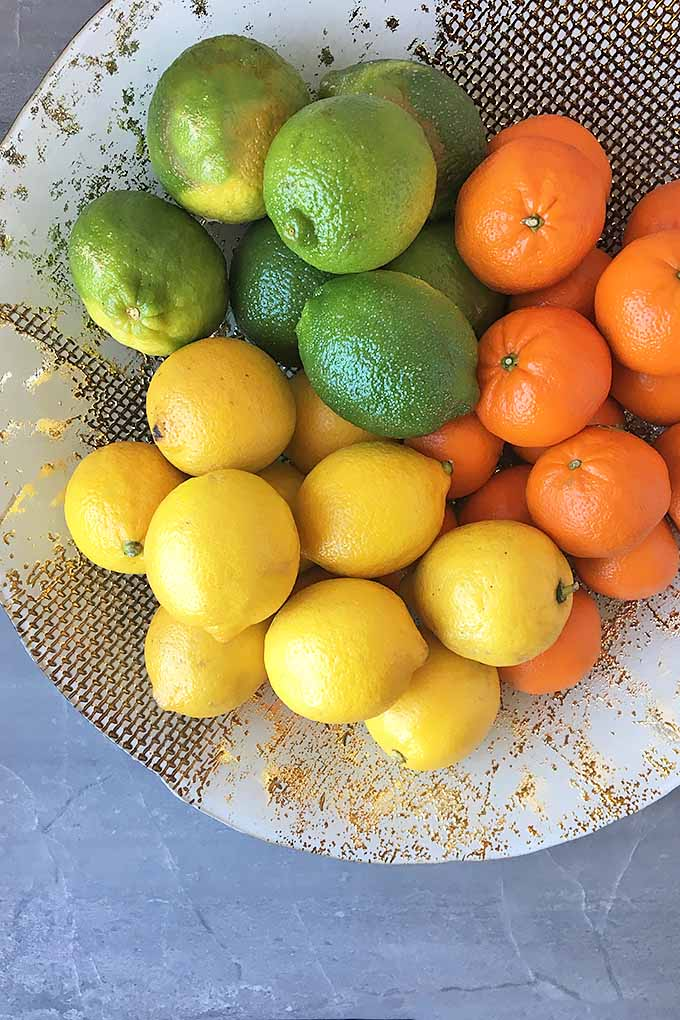
#> input picture media/citrus.png, 680 x 1020 px
$ python detect_orange.py
#> lines starting #> are read from the running program, lines starting #| are printed output that depends on the picture; after the words box and inside, x2 and y2 are one past the last pixel; in counts of white or black regions, pixels touching at a corner belong together
import cv2 as cv
import numpy as np

img = cv.imread("media/citrus.png")
#> img is the input picture: shape (1020, 680, 3); mean B, G, R 110.8, 147.6, 164
gray = cv.cvtColor(img, cv.COLOR_BGR2GRAY)
hsv = cv.cvtColor(img, cv.COLOR_BGR2HSV)
#> hsv: shape (1020, 680, 3); mean H, S, V 50.8, 120.5, 181

h, s, v = cv.split(hsv)
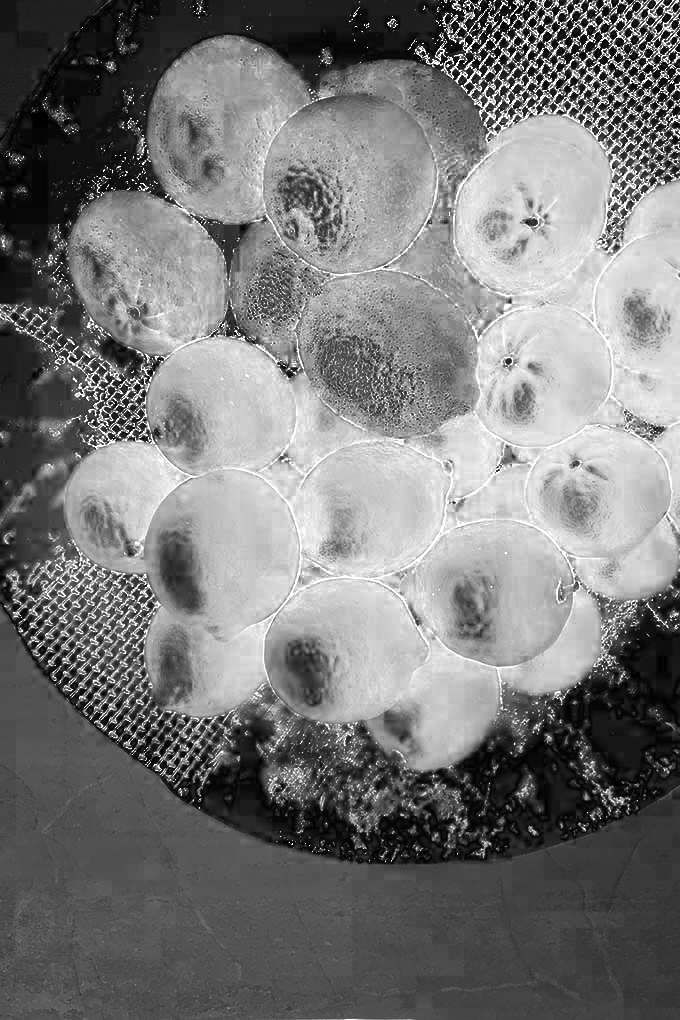
#> s: shape (1020, 680); min 0, max 255, mean 120.5
h = (h + 45) % 180  # Turns (255, 128, 0) to (0, 255, 0)
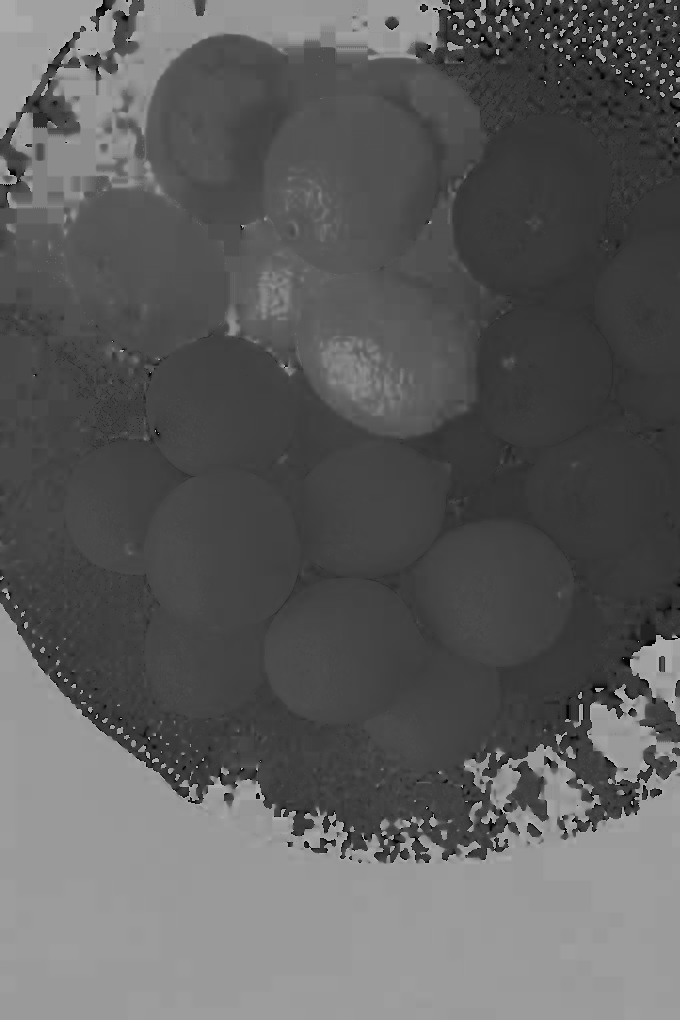
#> h: shape (1020, 680); min 0, max 179, mean 93.2

hsv_new = cv.merge([h, s, v])
#> hsv_new: shape (1020, 680, 3); mean H, S, V 93.2, 120.5, 181
out = cv.cvtColor(hsv_new, cv.COLOR_HSV2BGR)
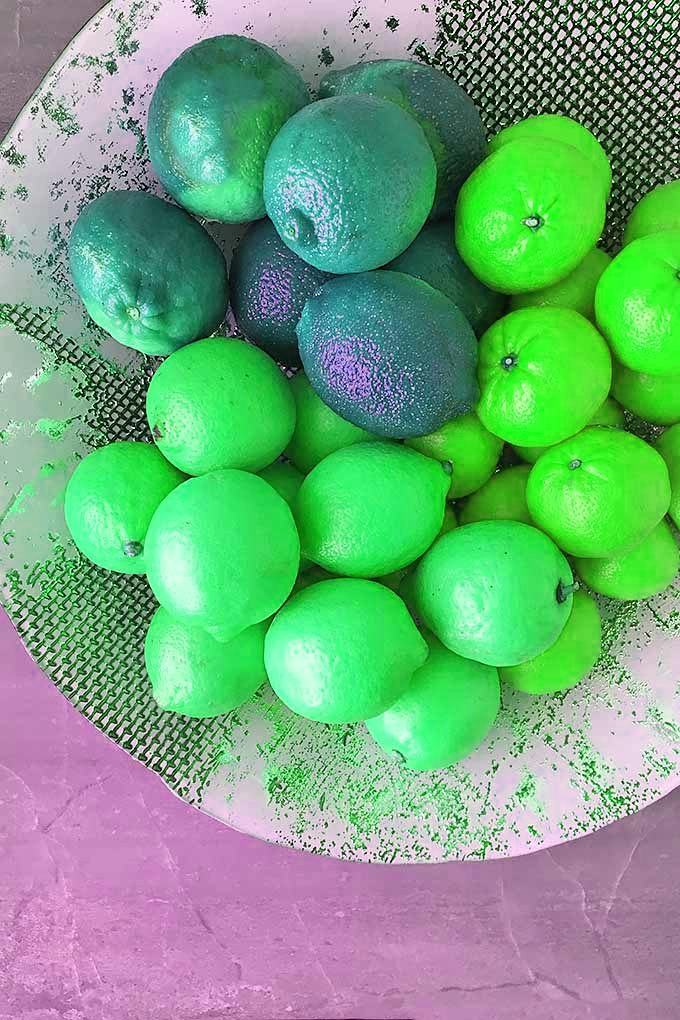
#> out: shape (1020, 680, 3); mean B, G, R 125.3, 166.8, 113.7

b, g, r = cv.split(out)
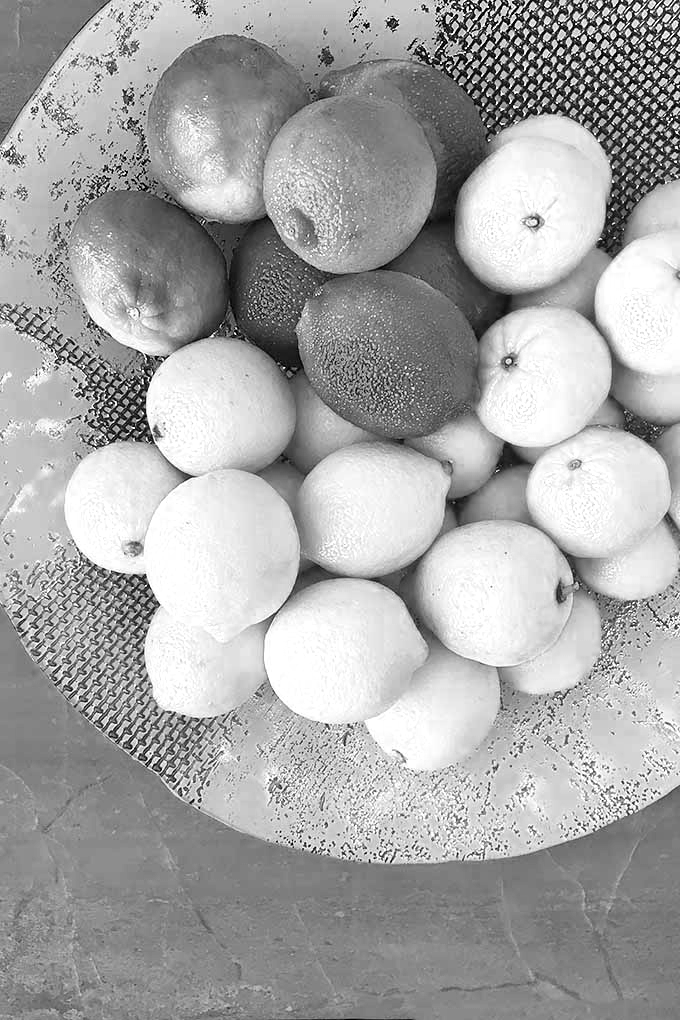
#> g: shape (1020, 680); min 0, max 255, mean 166.8
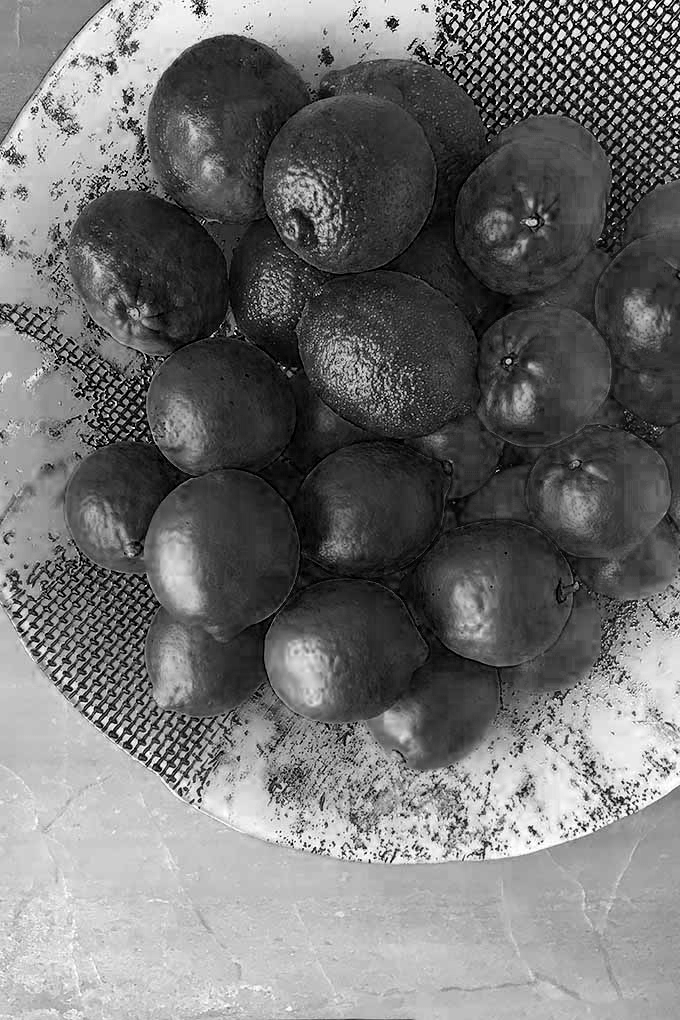
#> r: shape (1020, 680); min 0, max 255, mean 113.7
_, orange_thresh = cv.threshold(g, 245, 255, cv.THRESH_BINARY)
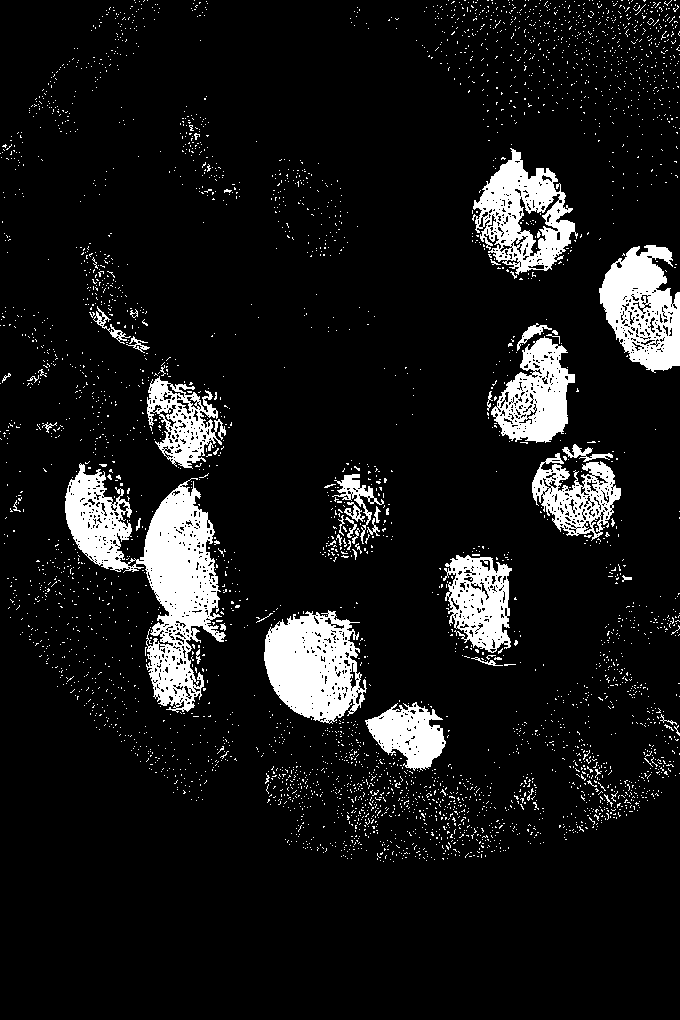
#> orange_thresh: shape (1020, 680); 9.5% white; 3932 white regions (3878 under 20 px), largest, box (x1, y1, x2, y2) and area: (65, 463, 226, 713) 14674, (264, 610, 367, 724) 7838, (599, 245, 680, 373) 6461

cv.imshow("Orange areas", orange_thresh)

cv.waitKey(0)
cv.destroyAllWindows()

$ run again, with media/ammar.png copied over media/citrus.png
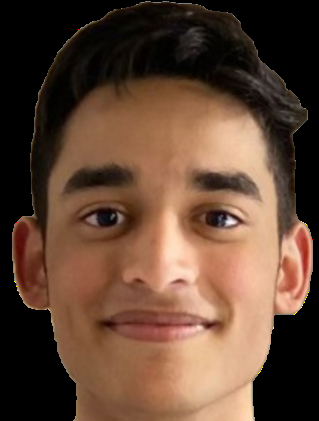
#> input picture media/ammar.png, 319 x 421 px
#> img is the input picture: shape (421, 319, 3); mean B, G, R 52.7, 69.6, 97.3
#> hsv: shape (421, 319, 3); mean H, S, V 10.1, 93.6, 97.3
#> hsv_new: shape (421, 319, 3); mean H, S, V 53.7, 93.6, 97.3
#> `b, g, r = cv.split(out)`:
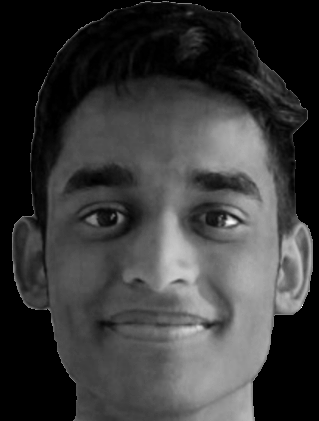
#> r: shape (421, 319); min 0, max 255, mean 57.8
#> `_, orange_thresh = cv.threshold(g, 245, 255, cv.THRESH_BINARY)`:
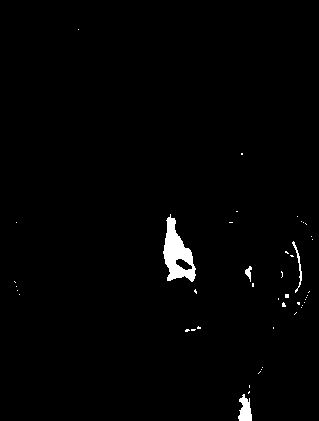
#> orange_thresh: shape (421, 319); 1.3% white; 45 white regions (41 under 20 px), largest, box (x1, y1, x2, y2) and area: (163, 214, 196, 282) 1133, (238, 394, 252, 421) 253, (292, 241, 302, 293) 106, (245, 266, 252, 282) 56

$ run again, with media/fruits.png copied over media/citrus.png
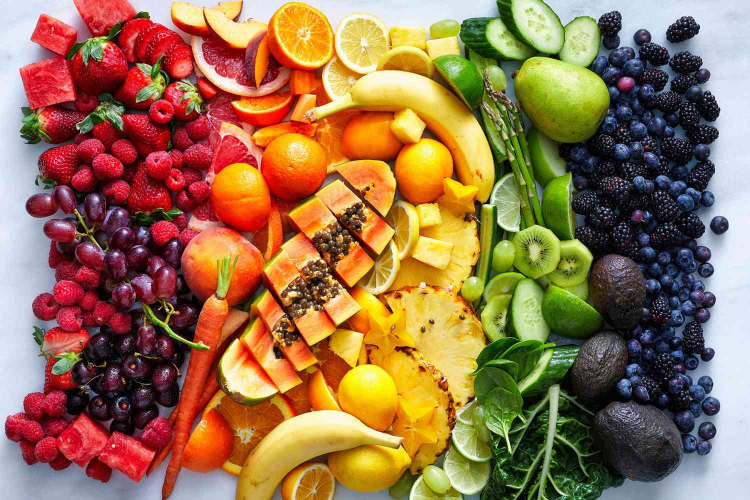
#> input picture media/fruits.png, 1500 x 1000 px (shown at 1/2 size)
#> img is the input picture: shape (1000, 1500, 3); mean B, G, R 77.9, 114, 150.5
#> hsv: shape (1000, 1500, 3); mean H, S, V 70.7, 153.8, 161.9
#> hsv_new: shape (1000, 1500, 3); mean H, S, V 86.5, 153.8, 161.9
#> `b, g, r = cv.split(out)`:
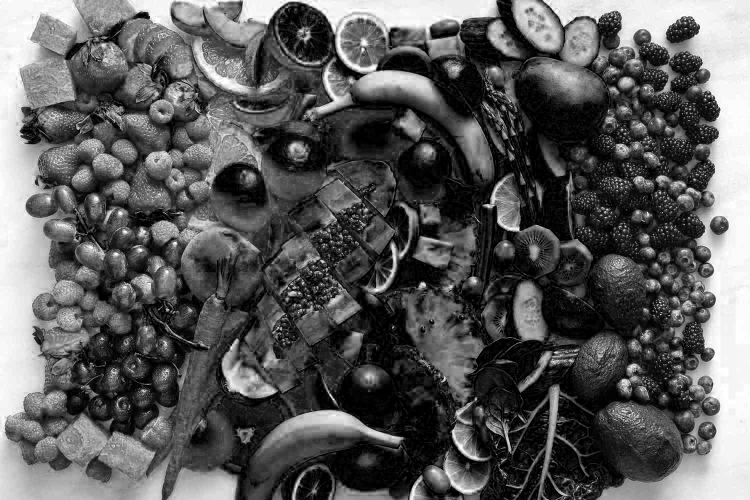
#> r: shape (1000, 1500) (shown at 1/2 size); min 0, max 255, mean 91.2
#> `_, orange_thresh = cv.threshold(g, 245, 255, cv.THRESH_BINARY)`:
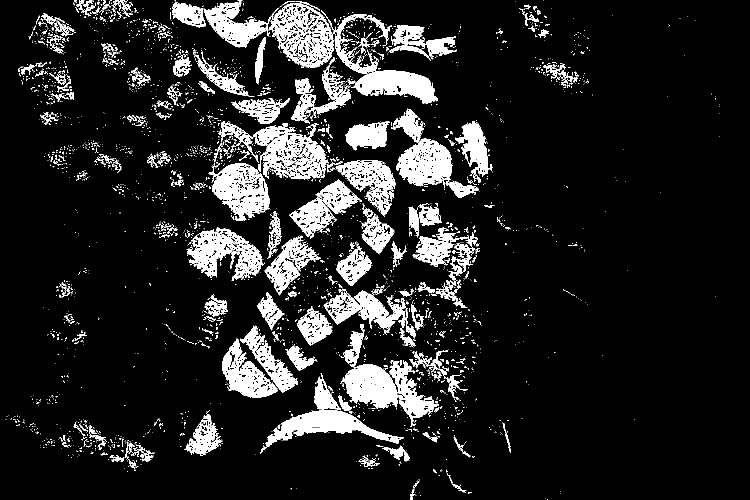
#> orange_thresh: shape (1000, 1500) (shown at 1/2 size); 12.2% white; 3248 white regions (2931 under 20 px), largest, box (x1, y1, x2, y2) and area: (407, 0, 668, 136) 12740, (682, 662, 878, 854) 12095, (669, 28, 876, 208) 9632
